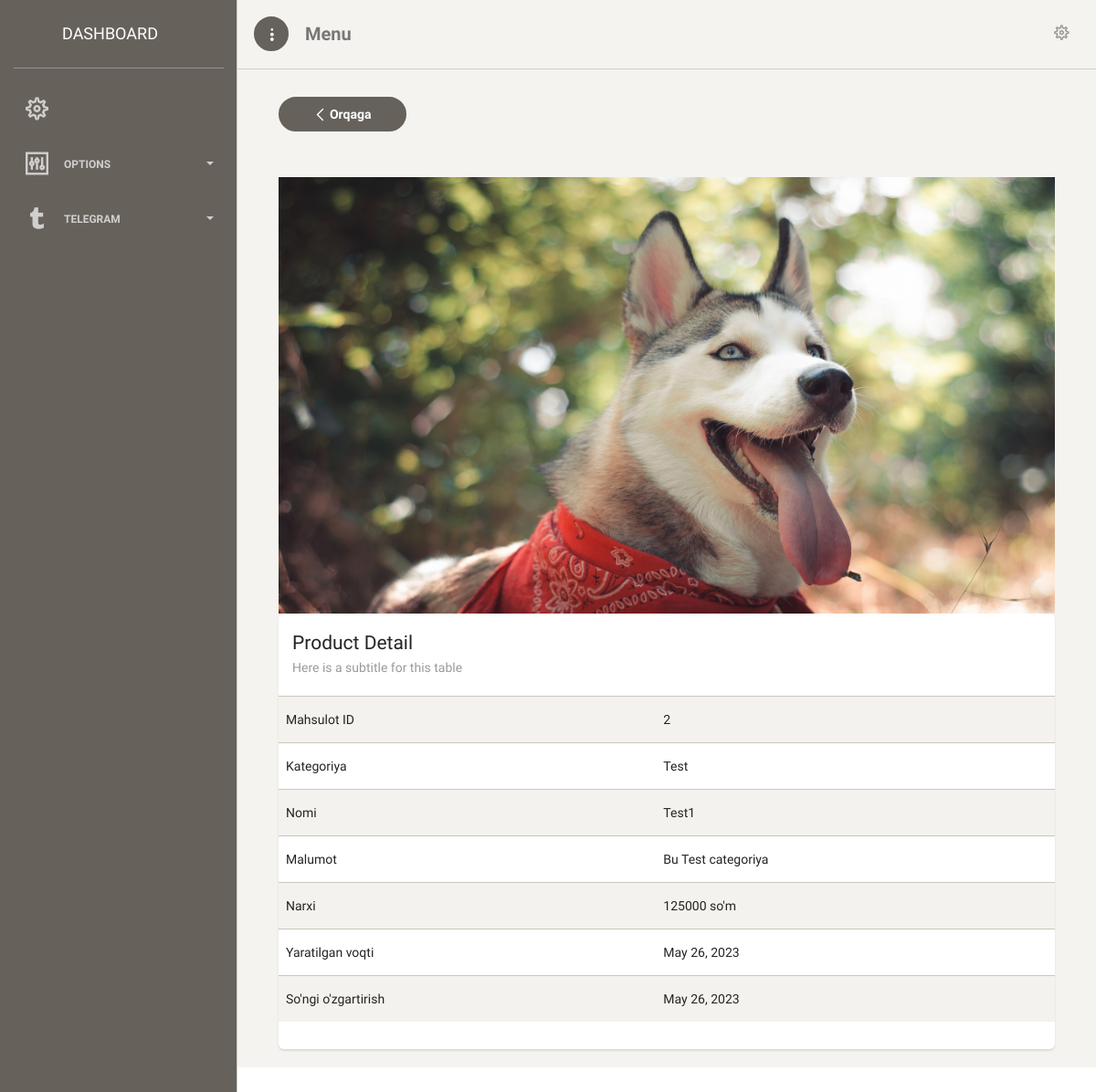
Page /product/2/ (signed in) on the committed database.
### app1/models.py (models this page shows, shortened)
class Product(models.Model):
    ctg = models.ForeignKey(Category, on_delete=models.SET_NULL, null=True)
    image = models.ImageField()
    name = models.CharField(max_length=256)
    price = models.IntegerField()
    description = models.TextField()
    created_at = models.DateField(auto_now_add=True)
    updated_at = models.DateField(auto_now=True)

class Category(models.Model):
    name = models.CharField(max_length=256)
    created_at = models.DateField(auto_now_add=True)
    updated_at = models.DateField(auto_now=True)
    def __str__(self):
        return self.name

### app1/views.py (the view)
# urls.py: path('product/<int:pk>/', product_details, name='product_details'),
@login_required
def product_details(request, pk):
    product = Product.objects.get(pk=pk)
    return render(request, 'product/details.html', {'product': product})

### templates/product/details.html (shortened to what this page needs)
{% extends 'index.html' %}
{% load static %}
{% block context %}
    <div class="col-md-12">
        <a href="{% url 'product_list' %}">
            <button type="button" class="btn btn-wd btn-default btn-fill btn-move-left">
            <span class="btn-label">
                <i class="ti-angle-left"></i>
            </span>
                Orqaga
            </button>
        </a>
        <img src="{{ product.image.url }}" style="height: auto; width: 100%">
        <div class="card">
            <div class="card-header">
                <h4 class="card-title">Product Detail</h4>
                <p class="category">Here is a subtitle for this table</p>
            </div>
            <div class="card-content table-responsive table-full-width">
                <table class="table table-striped">
                    <tbody>
                    <tr>
                        <td>Mahsulot ID</td>
                        <td>{{ product.id }}</td>
                    </tr>
                    <tr>
                        <td>Kategoriya</td>
                        <td>{{ product.ctg }}</td>
                    </tr>
                    <tr>
                        <td>Nomi</td>
                        <td>{{ product.name }}</td>
                    </tr>
                    <tr>
                        <td>Malumot</td>
                        <td>{{ product.description }}</td>
                    </tr>
                    <tr>
                        <td>Narxi</td>
                        <td>{{ product.price }} so'm</td>
                    </tr>
                    <tr>
                        <td>Yaratilgan voqti</td>
                        <td>{{ product.created_at }}</td>
                    </tr>
                    <tr>
                        <td>So'ngi o'zgartirish</td>
                        <td>{{ product.updated_at }}</td>
                    </tr>
                    </tbody>
                </table>
            </div>
        </div>
    </div>
{% endblock %}

### rows in the picture
Product: image (picture), id "2", ctg "Test", name "Test1", description "Bu Test categoriya", price "125000", created_at "May 26, 2023", updated_at "May 26, 2023"
